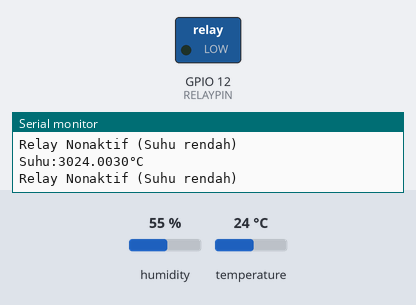
Bench run of a sketch on a simulated ESP32. On the bench: switched loads named in the sketch (green lamp = pin HIGH), the last lines printed to the serial monitor. The test bench sets the inputs (shaded band); at power-on: temperature 24 °C, humidity 55 %.

Above: at 2.8 s.
2.9 s: temperature set to 28 °C
5.6 s: temperature set to 31 °C
At 7.1 s:
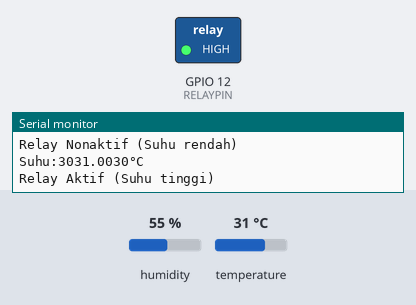
8.3 s: temperature set to 12 °C
At 10.7 s:
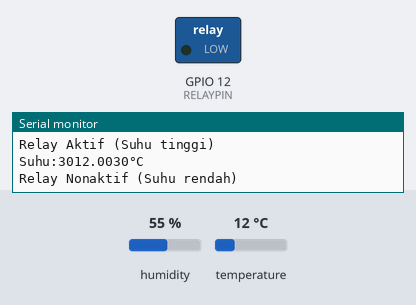
11.6 s: temperature set to 33 °C
At 13.0 s:
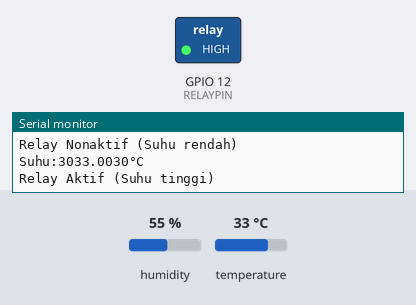
Timing chart, 0 to 14.6 s (numbered marks = the images above; inputs shaded):
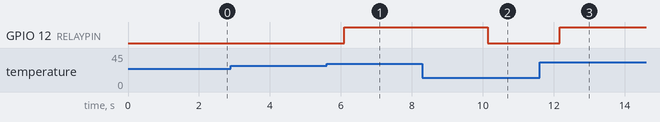

Measured:
- the behaviour switches between 29 and 30 °C on temperature (found by bisection; images 0 and 1)
- after the input at 5.6 s, GPIO 12 (RELAYPIN): LOW → HIGH after 0.49 s
- after the input at 8.3 s, GPIO 12 (RELAYPIN): HIGH → LOW after 1.8 s
- after the input at 11.6 s, GPIO 12 (RELAYPIN): LOW → HIGH after 0.56 s

The sketch:

sketch_oct27a.ino
```cpp
#include <Adafruit_Sensor.h>
#include <DHT.h>

#define DHTPIN 2        // Pin data DHT11 ke GPIO 2 ESP32
#define DHTTYPE DHT11   // Menggunakan tipe sensor DHT11
#define RELAYPIN 12     // Pin relay ke GPIO 12 ESP32

DHT dht(DHTPIN, DHTTYPE);

int ambangSuhu = 30;    // Ambang batas suhu untuk mengaktifkan relay

void setup() {
  Serial.begin(115200);
  dht.begin();
  pinMode(RELAYPIN, OUTPUT);
  digitalWrite(RELAYPIN, LOW);  // Matikan relay di awal
}

void loop() {
  float suhu = dht.readTemperature();

  if (isnan(suhu)) {
    Serial.println("Gagal membaca suhu dari sensor DHT11!");
  } else {
    Serial.print("Suhu:30");
    Serial.print(suhu);
    Serial.println("30°C");

    if (suhu >= ambangSuhu) {
      digitalWrite(RELAYPIN, HIGH);  // Aktifkan relay jika suhu tinggi
      Serial.println("Relay Aktif (Suhu tinggi)");
    } else {
      digitalWrite(RELAYPIN, LOW);   // Matikan relay jika suhu rendah
      Serial.println("Relay Nonaktif (Suhu rendah)");
    }
  }

  delay(2000);
}
```
